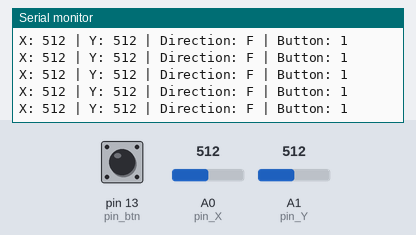
Bench run of a sketch on a simulated Arduino Uno, built with avr-gcc and run on an emulated ATmega328P. On the bench: the last lines printed to the serial monitor. Inputs (shaded band) come from the test bench; at power-on: A1 (pin_Y) = 512, A0 (pin_X) = 512, pin 13 (pin_btn) HIGH.

Above: at 1.2 s.
1.3 s: A1 (pin_Y) set to 524
At 1.32 s:
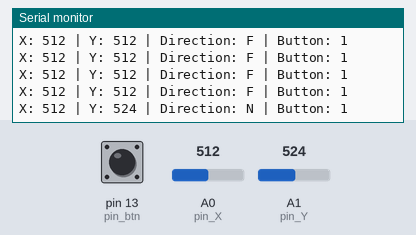
3.2 s: A0 (pin_X) set to 0
At 3.23 s:
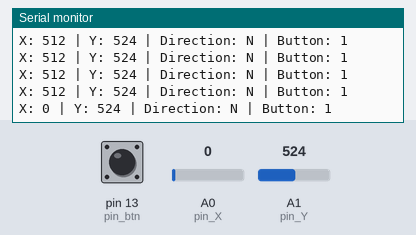
6.2 s: A1 (pin_Y) set to 511
At 6.26 s:
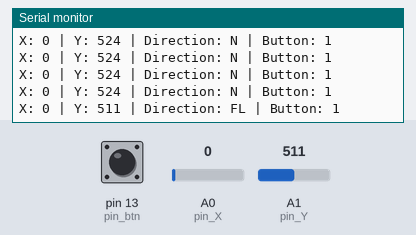
8.1 s: pin 13 (pin_btn) pulled LOW for 0.15 s
9.7 s: A0 (pin_X) set to 122
At 9.79 s:
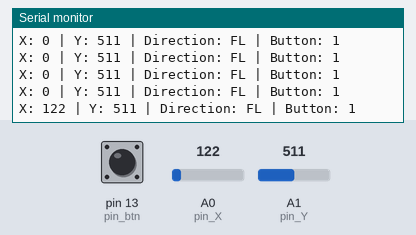
11.2 s: pin 13 (pin_btn) pulled LOW for 1 s
At 11.3 s:
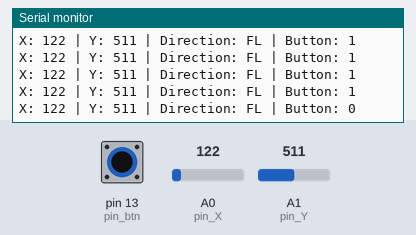

The sketch:

joystick_controller.ino
```cpp
/*
 * Pin connections:
 * GND - GND
 * +5V - 3.3V (the readings are off otherwise)
 * VRx - A0
 * VRy - A1
 * SW  - D13
 *
 * Orient the joystick such that the pins are on the left edge.
*/

uint8_t pin_X   = A0;
uint8_t pin_Y   = A1;
uint8_t pin_btn = 13;

uint32_t V_X, V_Y, btn_pushed;

void setup() {
  Serial.begin(9600);
  pinMode(pin_X, INPUT);
  pinMode(pin_Y, INPUT);
  pinMode(pin_btn, INPUT_PULLUP);

  V_X = V_Y = btn_pushed = 0;
}

/* Left limits */
#define L_X_MIN  0
#define L_X_MAX  1024
#define L_Y_MIN  1024
#define L_Y_MAX  2048

/* Right limits */
#define R_X_MIN  2048
#define R_X_MAX  4095
#define R_Y_MIN  1024
#define R_Y_MAX  2048

/* Forward limits */
#define F_X_MIN  512
#define F_X_MAX  2048
#define F_Y_MIN  0
#define F_Y_MAX  512

/* Backward limits */
#define B_X_MIN  F_X_MIN
#define B_X_MAX  F_X_MAX
#define B_Y_MIN  2048
#define B_Y_MAX  4095

/* Forward-left limits */
#define FL_X_MIN  0
#define FL_X_MAX  512
#define FL_Y_MIN  FL_X_MIN
#define FL_Y_MAX  FL_X_MAX

/* Forward-right limits */
#define FR_X_MIN  R_X_MIN
#define FR_X_MAX  R_X_MAX
#define FR_Y_MIN  0
#define FR_Y_MAX  512

/* Backward-left limits */
#define BL_X_MIN  FL_X_MIN
#define BL_X_MAX  FL_X_MAX
#define BL_Y_MIN  2048
#define BL_Y_MAX  4095

/* Backward-right limits */
#define BR_X_MIN  FR_X_MIN
#define BR_X_MAX  FR_X_MAX
#define BR_Y_MIN  2048
#define BR_Y_MAX  4095

static char* map_to_direction(uint32_t x, uint32_t y) {
  if (L_X_MIN <= x && x <= L_X_MAX && L_Y_MIN <= y && y <= L_Y_MAX)
    return "L";
  else if (R_X_MIN <= x && x <= R_X_MAX && R_Y_MIN <= y && y <= R_Y_MAX)
    return "R";
  else if (F_X_MIN <= x && x <= F_X_MAX && F_Y_MIN <= y && y <= F_Y_MAX)
    return "F";
  else if (B_X_MIN <= x && x <= B_X_MAX && B_Y_MIN <= y && y <= B_Y_MAX)
    return "B";
  else if (FL_X_MIN <= x && x <= FL_X_MAX && FL_Y_MIN <= y && y <= FL_Y_MAX)
    return "FL";
  else if (FR_X_MIN <= x && x <= FR_X_MAX && FR_Y_MIN <= y && y <= FR_Y_MAX)
    return "FR";
  else if (BL_X_MIN <= x && x <= BL_X_MAX && BL_Y_MIN <= y && y <= BL_Y_MAX)
    return "BL";
  else if (BR_X_MIN <= x && x <= BR_X_MAX && BR_Y_MIN <= y && y <= BR_Y_MAX)
    return "BR";
  else
    return "N";
}

void loop() {
  V_X = analogRead(pin_X);
  V_Y = analogRead(pin_Y);
  btn_pushed = digitalRead(pin_btn);

  // X: XXX | Y: YYY | Direction: X | Button: 0/1
  Serial.print("X: ");
  Serial.print(V_X);
  Serial.print(" | ");
  Serial.print("Y: ");
  Serial.print(V_Y);
  Serial.print(" | ");
  Serial.print("Direction: ");
  Serial.print(map_to_direction(V_X, V_Y));
  Serial.print(" | ");
  Serial.print("Button: ");
  Serial.println(btn_pushed);

  delay(100);
}
```

Measured:
- the behaviour switches between 512 and 513 on A1 (pin_Y) (found by bisection; images 0 and 1)
- after the input at 1.3 s, the serial monitor: prints a new line at once (image 1)
- after the input at 3.2 s, the serial monitor: prints a new line at once (image 2)
- after the input at 6.2 s, the serial monitor: prints a new line after 0.05 s (image 3)
- after the input at 9.7 s, the serial monitor: prints a new line after 0.08 s (image 4)
- after the input at 11.2 s, the serial monitor: prints a new line after 0.10 s (image 5)
